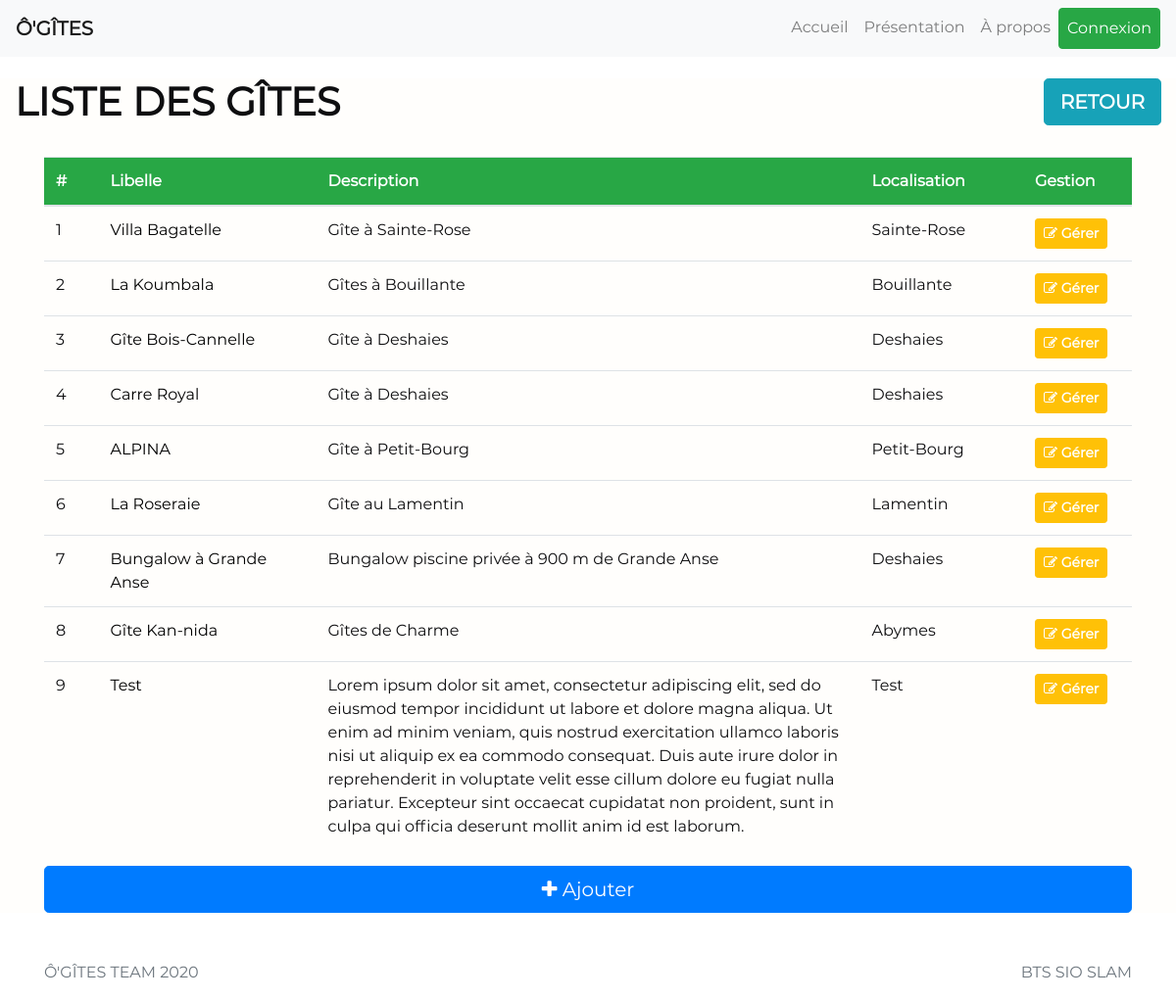
Screenshot of /admin/liste_gite.php with the database file from the repository.
### tables this page shows
CREATE TABLE `gites` (
  `id_gites` int(11) NOT NULL,
  `libelle` text NOT NULL,
  `description` text NOT NULL,
  `localisation` text NOT NULL,
  `link_url` text NOT NULL,
  `nb_personnes_max` int(11) NOT NULL
);

### admin/liste_gite.php (the view, shortened to what this page needs)
<?php
    require_once 'head.php';
    require_once 'config_admin.php';
?>
<main role="main" class="flex-shrink-0">
    <div class="container-fluid" id="index">
        <h1 style="float: left;"><strong>LISTE DES GÎTES</strong></h1>
        <a href="index.php" class="btn btn-info btn-lg" style="float: right;"><strong class="white">RETOUR</strong></a>
        <div class="container">
            <?php
            $SQLParam = "SELECT * FROM gites";
            $Myresult = $pdo->query($SQLParam);
            $Myresult->setFetchMode(PDO::FETCH_ASSOC);
            $nb_gites = $Myresult->rowCount();
            if ($nb_gites > 0)
            {
            ?>
            <br>
            <table class="table table-hover" style="width: 100%;">
                <thead>
                    <tr class="bg-success">
                        <th class="white" style="width: 5%;">#</th>
                        <th class="white" style="width: 20%;">Libelle</th>
                        <th class="white">Description</th>
                        <th class="white" style="width: 15%;">Localisation</th>
                        <th class="white" style="width: 10%;">Gestion</th>
                    </tr>
                </thead>
                <tbody>
                    <?php
                    while ($info_gites = $Myresult->fetch())
                    {
                    ?>
                    <tr>
                        <td><?php echo $info_gites["id_gites"]; ?></td>
                        <td><a href="<?php echo $info_gites["link_url"]; ?>" class="black"><?php echo $info_gites["libelle"]; ?></a></td>
                        <td><?php echo $info_gites["description"]; ?></td>
                        <td><?php echo $info_gites["localisation"]; ?></td>
                        <td><a href="gerer_gite.php?id_gites=<?php echo $info_gites['id_gites']; ?>" class="btn btn-warning btn-sm"><i class="fa fa-edit white"></i><strong> <span class="white">Gérer</span></strong></a></td>
                    </tr>
                    <?php
                    }
                    ?>
                </tbody>
            </table>
            <?php
            }
            else
            {
            ?>
            <h3 align="center">Aucun gîte dans la base de données.</h3>
            <br>
            <?php
            }
            ?>
            <a href="ajout_gite.php?origin=list" class="btn btn-primary btn-lg btn-block"><i class="fa fa-plus white"></i> Ajouter</a>
        </div>
    </div>
</main>
<?php
	require_once '../footer.php';
?>

### admin/admin_style.css (style rules this page uses)
.white { color:#fff; }
.black { color:#000; }

### css/custom.css (style rules this page uses)
body { padding-top: 5rem; }

### css/main.css (style rules this page uses)
* { font-family: 'Montserrat'; color: #0E0E10; }
#index { background-color: #FFFEFC; }

### rows the page displays
gites: id_gites "1", libelle "Villa Bagatelle", description "Gîte à Sainte-Rose", localisation "Sainte-Rose"
gites: id_gites "2", libelle "La Koumbala", description "Gîtes à Bouillante", localisation "Bouillante"
gites: id_gites "3", libelle "Gîte Bois-Cannelle", description "Gîte à Deshaies", localisation "Deshaies"
gites: id_gites "4", libelle "Carre Royal", description "Gîte à Deshaies", localisation "Deshaies"
gites: id_gites "5", libelle "ALPINA", description "Gîte à Petit-Bourg", localisation "Petit-Bourg"
gites: id_gites "6", libelle "La Roseraie", description "Gîte au Lamentin", localisation "Lamentin"
gites: id_gites "7", libelle "Bungalow à Grande Anse", description "Bungalow piscine privée à 900 m de Grande Anse", localisation "Deshaies"
gites: id_gites "8", libelle "Gîte Kan-nida", description "Gîtes de Charme", localisation "Abymes"
gites: id_gites "9", libelle "Test", description "Lorem ipsum dolor sit amet, consectetur adipiscing elit, sed do eiusmod tempor incididunt ut labore et dolore magna aliqua. Ut enim ad minim veniam, quis nostrud exercitation ullamco laboris nisi ut aliquip ex ea commodo consequat. Duis aute irure dolor in reprehenderit in voluptate velit esse cillum dolore eu fugiat nulla pariatur. Excepteur sint occaecat cupidatat non proident, sunt in culpa qui officia deserunt mollit anim id est laborum.", localisation "Test"
